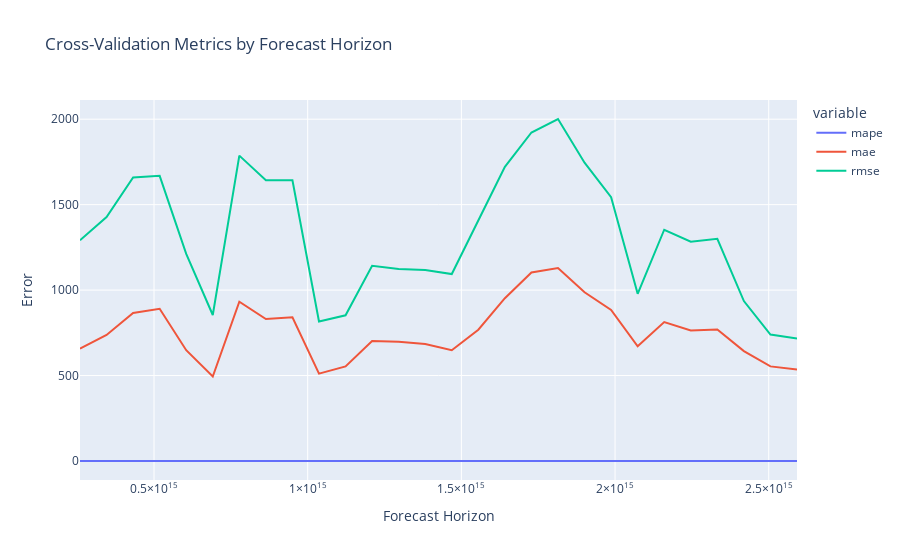

The cell this chart's notebook holds for it:
### Code cell
# Plot CV metrics over horizon
fig = px.line(cv_metrics, x='horizon', y=['mape', 'mae', 'rmse'],
              title='Cross-Validation Metrics by Forecast Horizon')
fig.update_layout(yaxis_title='Error', xaxis_title='Forecast Horizon')
fig.show()
